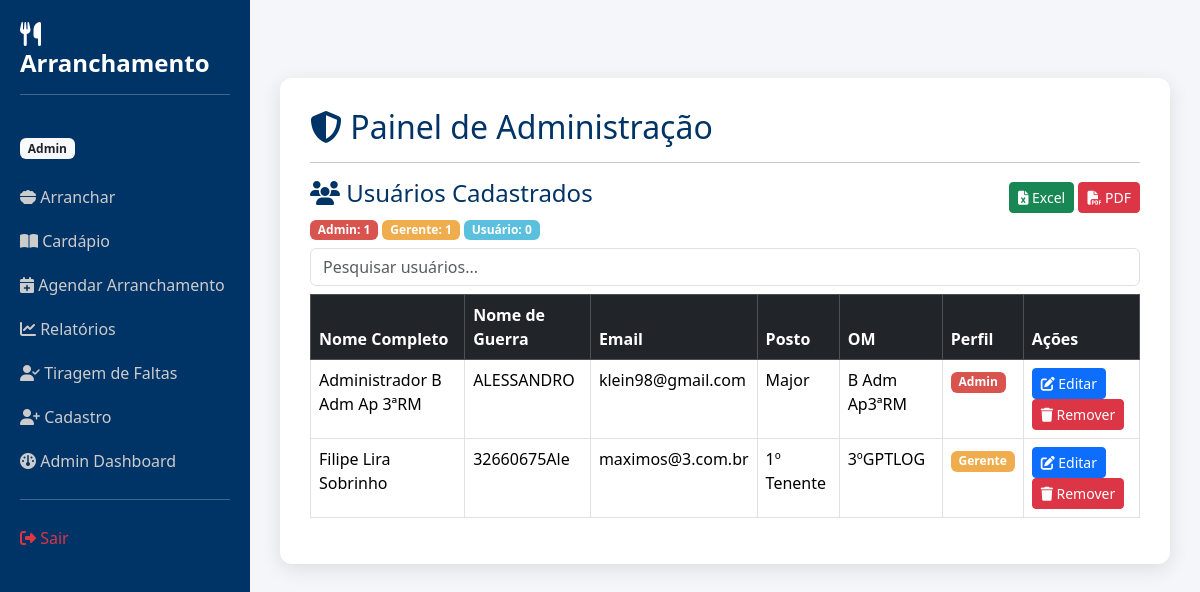
Page /views/admin_dashboard.php (signed in) on the committed database.
### tables this page shows
CREATE TABLE `users` (
  `id` int NOT NULL AUTO_INCREMENT,
  `nome` varchar(255) NOT NULL,
  `nome_guerra` varchar(100) DEFAULT NULL,
  `email` varchar(255) NOT NULL,
  `senha` varchar(255) NOT NULL,
  `created_at` timestamp NULL DEFAULT CURRENT_TIMESTAMP,
  `posto` varchar(50) DEFAULT NULL,
  `tipo` enum('admin','gerente','usuario') NOT NULL DEFAULT 'usuario',
  `om` varchar(100) DEFAULT NULL,
  `id_militar` varchar(50) DEFAULT NULL,
  PRIMARY KEY (`id`),
  UNIQUE KEY `email` (`email`),
  UNIQUE KEY `email_2` (`email`),
  UNIQUE KEY `nome` (`nome`),
  UNIQUE KEY `unq_nome` (`nome`),
  UNIQUE KEY `unq_email` (`email`),
  UNIQUE KEY `unq_guerra_posto` (`nome_guerra`,`posto`)
);

### models/admin_dashboard.php (called while the page is built, shortened)
<?php
$users = [];
$sql = "SELECT * FROM users";
$result = $pdo->query($sql);
while ($row = $result->fetch(PDO::FETCH_ASSOC)) {
    $users[] = $row;
}
$contagemPerfis = [
    'admin' => 0,
    'gerente' => 0,
    'usuario' => 0
];
?>

### views/admin_dashboard.php (the view, shortened to what this page needs)
<?php
include '../controller/db.php';
include '../includes/header.php';
include '../models/admin_dashboard.php';
?>
<!DOCTYPE html>
<html lang="pt-br">
<head>
    <link href="https://cdn.jsdelivr.net/npm/bootstrap@5.3.3/dist/css/bootstrap.min.css" rel="stylesheet">
    <link href="https://cdnjs.cloudflare.com/ajax/libs/font-awesome/6.5.0/css/all.min.css" rel="stylesheet">
    <link href="../css/admin.css" rel="stylesheet">
</head>
<body>
<div class="container mt-5">
    <h2><i class="fa-solid fa-shield-halved"></i> Painel de Administração</h2>
    <hr>
    <div class="d-flex justify-content-between align-items-center">
        <h4><i class="fa-solid fa-users"></i> Usuários Cadastrados</h4>
        <div>
            <button onclick="exportarUsuariosParaExcel()" class="btn btn-success btn-sm"><i class="fa-solid fa-file-excel"></i> Excel</button>
            <button onclick="exportarUsuariosParaPDF()" class="btn btn-danger btn-sm"><i class="fa-solid fa-file-pdf"></i> PDF</button>
        </div>
    </div>
    <p class="mb-2">
        <span class="badge badge-admin">Admin: <?= $contagemPerfis['admin'] ?></span>
        <span class="badge badge-gerente">Gerente: <?= $contagemPerfis['gerente'] ?></span>
        <span class="badge badge-usuario">Usuário: <?= $contagemPerfis['usuario'] ?></span>
    </p>
    <input type="text" id="pesquisaUsuarios" class="form-control mt-2 mb-2" placeholder="Pesquisar usuários...">
    <table class="table table-bordered table-hover" id="tabelaUsuarios">
<thead class="table-dark">
    <tr>
        <th>Nome Completo</th>
        <th>Nome de Guerra</th>
        <th>Email</th>
        <th>Posto</th>
        <th>OM</th>
        <th>Perfil</th>
        <th>Ações</th>
    </tr>
</thead>
<tbody>
<?php foreach ($users as $user): ?>
    <tr>
        <td><?= htmlspecialchars($user['nome']) ?></td>
        <td><?= htmlspecialchars($user['nome_guerra']) ?></td>
        <td><?= htmlspecialchars($user['email']) ?></td>
        <td><?= htmlspecialchars($user['posto']) ?></td>
        <td><?= htmlspecialchars($user['om']) ?></td>
        <td>
            <span class="badge <?= $user['tipo'] == 'admin' ? 'badge-admin' : ($user['tipo'] == 'gerente' ? 'badge-gerente' : 'badge-usuario') ?>">
                <?= ucfirst($user['tipo']) ?>
            </span>
        </td>
        <td>
            <a href="editar.php?id=<?= $user['id'] ?>" class="btn btn-primary btn-sm"><i class="fa-solid fa-pen-to-square"></i> Editar</a>
            <button class="btn btn-danger btn-sm" onclick="confirmarRemocao(<?= $user['id'] ?>)"><i class="fa-solid fa-trash"></i> Remover</button>
        </td>
    </tr>
<?php endforeach; ?>
</tbody>
    </table>
</div>
</body>
</html>

### css/header.css (style rules this page uses)
body { display: flex; margin: 0; min-height: 100vh; }

### css/admin.css (style rules this page uses)
body { background: #f4f6f9; }
.container { background: white; padding: 30px; border-radius: 12px; box-shadow: 0 5px 20px rgba(0,0,0,0.1); }
h2, h4 { color: #003366; }
.badge-admin { background-color: #d9534f; }
.badge-gerente { background-color: #f0ad4e; }
.badge-usuario { background-color: #5bc0de; }

### rows in the picture
users: nome "Administrador B Adm Ap 3ªRM", nome_guerra "ALESSANDRO", email "klein98@gmail.com", posto "Major", om "B Adm Ap3ªRM", tipo "Admin"
users: nome "Filipe Lira Sobrinho", nome_guerra "32660675Ale", email "maximos@3.com.br", posto "1º Tenente", om "3ºGPTLOG", tipo "Gerente"

### other values in the picture
$tipo "Admin"
$contagemPerfis['admin'] "1"
$contagemPerfis['gerente'] "1"
$contagemPerfis['usuario'] "0"
